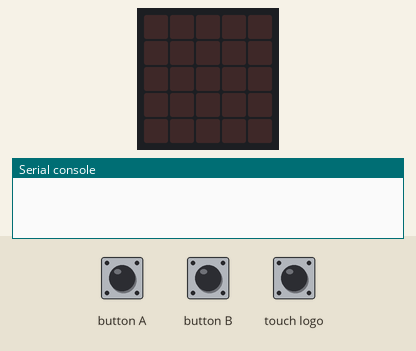
This program was run on a simulated BBC micro:bit (MakeCode). Shown: the board's 5×5 LED display, the last lines printed to the serial console. The inputs (shaded band) are chosen by the test bench. No radio messages arrive unless stated (any console line starting 'radio sent:' is added by the test bench).

Above: at 1.2 s.
1.3 s: button B pressed for 0.15 s
At 2.4 s:
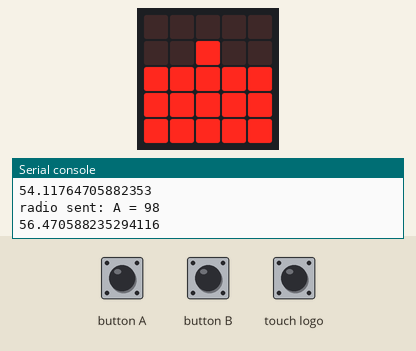
2.9 s: button A pressed for 1 s
At 4.7 s:
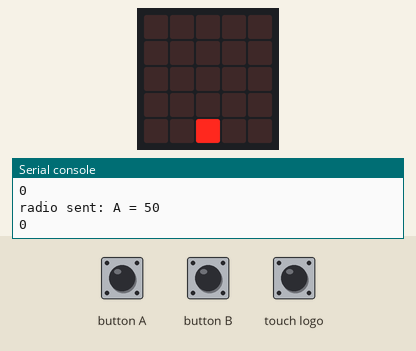
5.9 s: button B pressed for 3.2 s
At 8.2 s:
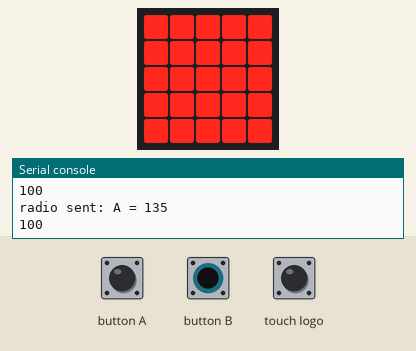
Timing chart, 0 to 9.7 s (numbered marks = the images above; inputs shaded):
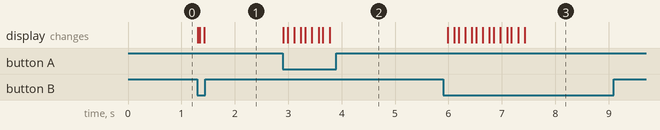

The program:

main.ts
```typescript
function angle_vers_pourcentage (angle: number) {
    p = (angle - ANGLE_MIN) * 100 / (ANGLE_MAX - ANGLE_MIN)
    p = Math.max(0, Math.min(100, p))
    return p
}
input.onLogoEvent(TouchButtonEvent.Touched, function () {
    if (etat_pince == 1) {
        radio.sendString("N")
        etat_pince = 0
    } else {
        radio.sendString("G")
        etat_pince = 1
    }
})
function envoyer_angle () {
    radio.sendValue("A", angle_servo)
    afficher_jauge(angle_servo)
}
function afficher_jauge (angle2: number) {
    pourcentage = angle_vers_pourcentage(angle2)
    led.plotBarGraph(
    pourcentage,
    100
    )
}
let pourcentage = 0
let etat_pince = 0
let p = 0
let angle_servo = 0
let ANGLE_MAX = 0
let ANGLE_MIN = 0
radio.setGroup(90)
ANGLE_MIN = 50
ANGLE_MAX = 135
let PAS_ANGLE = 2
angle_servo = 90
basic.forever(function () {
    if (input.buttonIsPressed(Button.A)) {
        angle_servo = Math.max(ANGLE_MIN, angle_servo - PAS_ANGLE)
        envoyer_angle()
        basic.pause(20)
    } else if (input.buttonIsPressed(Button.B)) {
        angle_servo = Math.min(ANGLE_MAX, angle_servo + PAS_ANGLE)
        envoyer_angle()
        basic.pause(20)
    }
})
```

test.ts
```typescript
// les tests vont ici ; cela ne sera pas compilé si ce paquet est utilisé en tant qu'extension.
```

Measured:
- after the input at 1.3 s, the display: first changes at once (image 1 shows a later state)
- after the input at 2.9 s, the display: first changes at once (image 2 shows a later state)
- after the input at 5.9 s, the display: first changes after 0.08 s (image 3 shows a later state)
